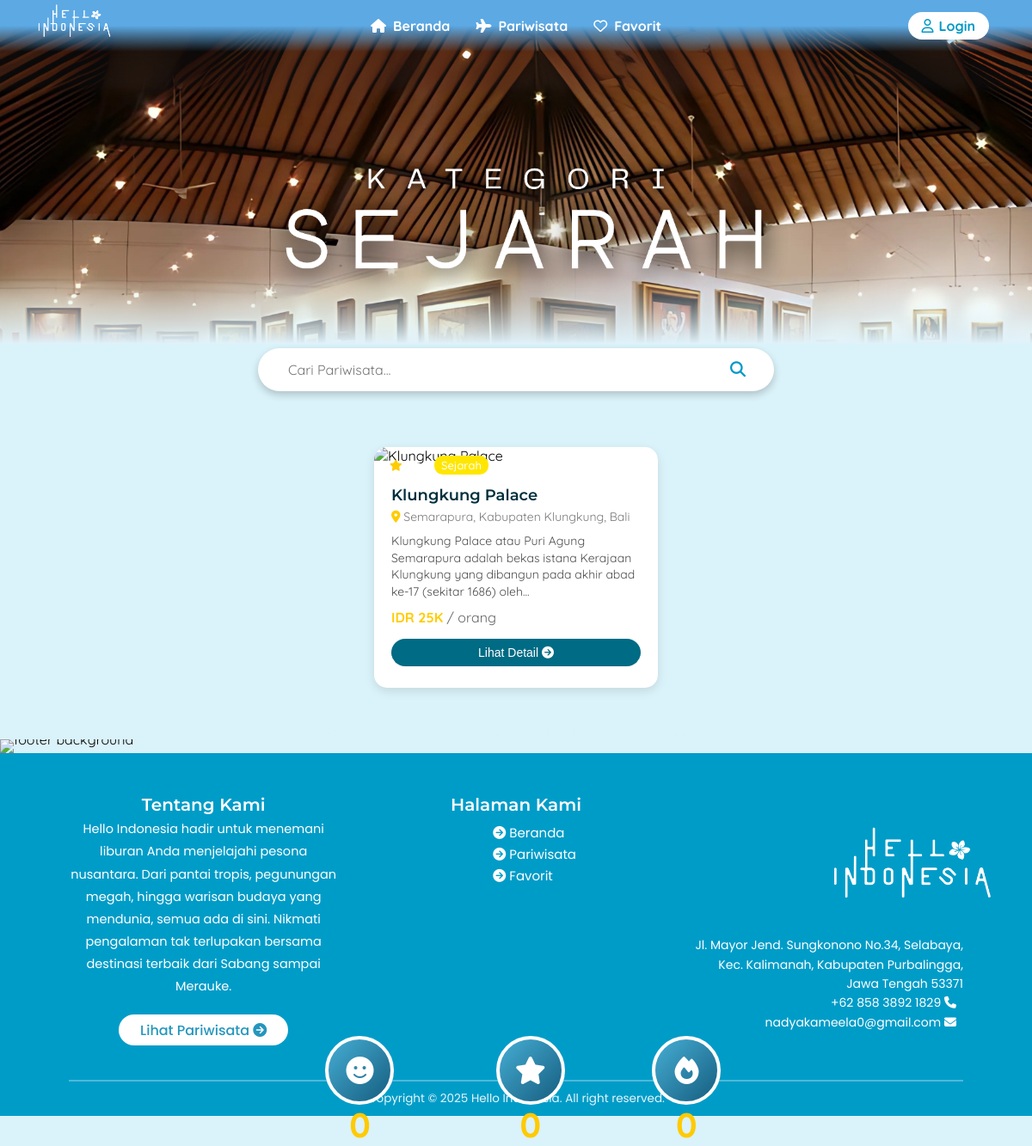
/user/kategori_sejarah.php, run on the app's committed database.
### tables this page shows
CREATE TABLE `pariwisata` (
  `id_pariwisata` int(11) NOT NULL,
  `nama_pariwisata` varchar(100) NOT NULL,
  `id_kategori` int(11) NOT NULL,
  `lokasi_pariwisata` varchar(150) NOT NULL,
  `alamat_pariwisata` text NOT NULL,
  `deskripsi_pariwisata` text NOT NULL,
  `harga_pariwisata` int(11) NOT NULL,
  `satuan_harga` enum('/ orang','/ porsi') NOT NULL,
  `hari_operasional` enum('Senin','Selasa','Rabu','Kamis','Jumat','Sabtu','Minggu','Setiap Hari') NOT NULL,
  `jam_buka` time DEFAULT NULL,
  `jam_tutup` time DEFAULT NULL,
  `zona_waktu` enum('WIB','WITA','WIT') DEFAULT NULL,
  `rating_pariwisata` decimal(2,1) DEFAULT 0.0,
  `tanggal_input` datetime DEFAULT current_timestamp()
);

CREATE TABLE `kategori` (
  `id_kategori` int(11) NOT NULL,
  `nama_kategori` varchar(100) NOT NULL
);

### user/kategori_sejarah.php (the view, shortened to what this page needs)
<?php
require_once '../koneksi/koneksi.php';
$kategori_aktif = isset($_GET['kategori']) ? $_GET['kategori'] : 'sejarah';
$query_total = "SELECT COUNT(*) as total FROM pariwisata";
$result_total = mysqli_query($koneksi, $query_total);
$row_total = mysqli_fetch_assoc($result_total);
$total_destinasi = $row_total['total'];
$query_ikonik = "SELECT COUNT(*) as ikonik FROM pariwisata WHERE rating_pariwisata = 5.0";
$result_ikonik = mysqli_query($koneksi, $query_ikonik);
$row_ikonik = mysqli_fetch_assoc($result_ikonik);
$destinasi_ikonik = $row_ikonik['ikonik'];
$wisatawan_puas = 1000;
$sql2 = "SELECT p.*, k.nama_kategori
        FROM pariwisata p
        JOIN kategori k ON p.id_kategori = k.id_kategori
        WHERE k.nama_kategori = '$kategori_aktif'
        ORDER BY p.rating_pariwisata DESC
        LIMIT 12";
$query = mysqli_query($koneksi, $sql2);
$jumlah_data = mysqli_num_rows($query);
?>
<!DOCTYPE html>
<html lang="en">
<head>
    <link rel="stylesheet" href="https://cdnjs.cloudflare.com/ajax/libs/font-awesome/6.4.0/css/all.min.css">
    <link rel="stylesheet" href="kategori_sejarah.css">
</head>
<body>
    <?php include "template/navbar.php"; ?>
    <section class="hero">
        <div class="search-container">
            <form action="hasil_pencarian.php" method="GET" class="search-form">
                <input type="text" name="q" placeholder="Cari Pariwisata..." class="search-input" id="searchInput">
                <button type="submit" class="search-btn">
                    <i class="fa-solid fa-magnifying-glass"></i>
                </button>
            </form>
        </div>
    </section>
    <br><br><br><br><br><br><br>
    <div class="populer-grid">
        <?php if ($jumlah_data > 0): ?>
            <?php while ($data = mysqli_fetch_assoc($query)): ?>
                <div class="populer-card">
                    <div class="populer-img">
                        <div class="top-bar">
                            <div class="left-info">
                                <span class="rating">
                                    <i class="fa-solid fa-star" style="color: #FFCC00;"></i>
                                    <?= number_format($data['rating_pariwisata'], 1) ?>
                                </span>
                                <span class="kategorii"><?= htmlspecialchars($data['nama_kategori']) ?></span>
                            </div>
                            <button class="favorite-btn-card" data-id="<?= $data['id_pariwisata'] ?>">
                                <i class="fa-regular fa-heart"></i>
                            </button>
                        </div>
                    </div>
                    <div class="populer-content">
                        <h3><?= htmlspecialchars($data['nama_pariwisata']) ?></h3>
                        <p class="lokasi">
                            <i class="fa-solid fa-location-dot" style="color: #FFCC00;"></i>
                            <?= htmlspecialchars($data['lokasi_pariwisata']) ?>
                        </p>
                        <?php
                        $deskripsi_asli = utf8_encode(strip_tags($data['deskripsi_pariwisata']));
                        $deskripsi = explode(" ", $deskripsi_asli);
                        $deskripsi_singkat = implode(" ", array_slice($deskripsi, 0, 20));
                        if (count($deskripsi) > 20) $deskripsi_singkat .= "...";
                        ?>
                        <p class="deskripsi"><?= htmlspecialchars($deskripsi_singkat) ?></p>
                        <p class="harga">
                            IDR <?= number_format($data['harga_pariwisata'] / 1000, 0) ?>K
                            <span><?= $data['satuan_harga'] ?></span>
                        </p>
                        <button class="btn-detail" data-modal="modal<?= $data['id_pariwisata'] ?>">
                            Lihat Detail <i class="fa-solid fa-circle-arrow-right"></i>
                        </button>
                    </div>
                </div>
            <?php endwhile; ?>
        <?php endif; ?>
    </div>
    <br><br>
    <div class="container">
        <section class="why-hello-indonesia">
            <div class="stats-container">
                <div class="stat-item">
                    <div class="stat-icon">
                        <i class="fas fa-smile"></i>
                    </div>
                    <div class="stat-number" data-count="<?php echo $wisatawan_puas; ?>">0</div>
                    <p class="stat-label">Wisatawan Puas</p>
                </div>
                <div class="stat-item">
                    <div class="stat-icon">
                        <i class="fas fa-star"></i>
                    </div>
                    <div class="stat-number" data-count="<?php echo $destinasi_ikonik; ?>">0</div>
                    <p class="stat-label">Destinasi Ikonik</p>
                </div>
                <div class="stat-item">
                    <div class="stat-icon">
                        <i class="fas fa-fire"></i>
                    </div>
                    <div class="stat-number" data-count="<?php echo $total_destinasi; ?>">0</div>
                    <p class="stat-label">Tempat Hits</p>
                </div>
            </div>
    </div>
    <?php include "template/footer.php"; ?>
</body>
</html>

### data on the page
pariwisata: rating_pariwisata "5.0", id_kategori.nama_kategori "Sejarah", nama_pariwisata "Klungkung Palace", lokasi_pariwisata "Semarapura, Kabupaten Klungkung, Bali", deskripsi_singkat "Klungkung Palace atau Puri Agung Semarapura adalah bekas istana Kerajaan Klungkung yang dibangun pada akhir abad ke-17 (sekitar 1686) oleh...", $data['harga_pariwisata']/1000 "25", satuan_harga "/ orang"
